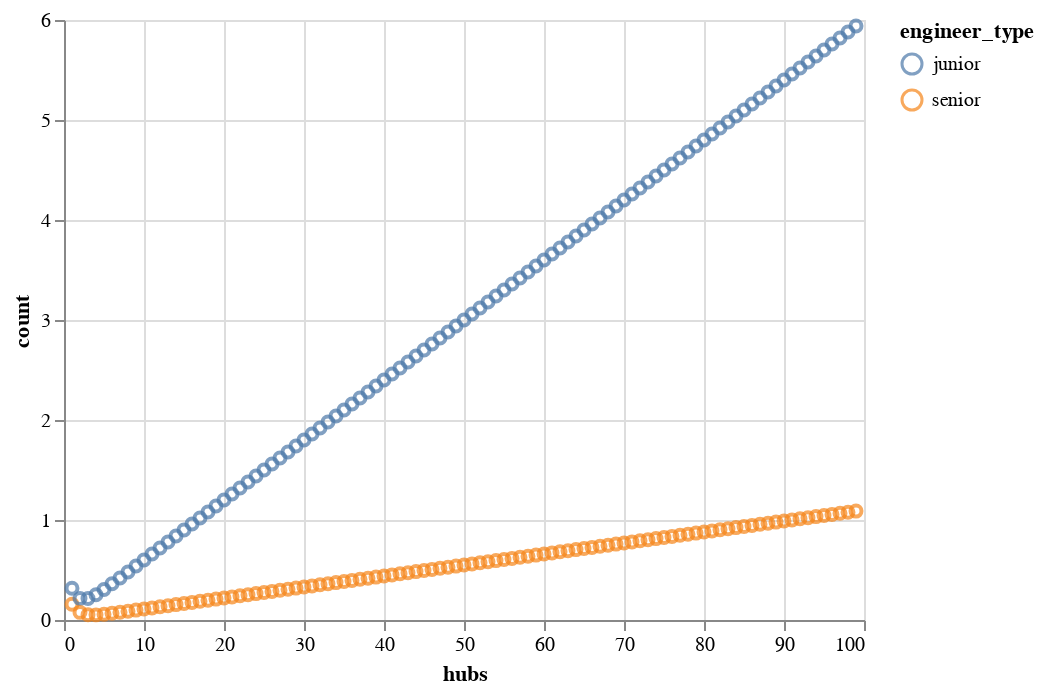

The notebook cell this image was saved under:
### Code cell
data = staffing_model(100)

alt.Chart(data[data['hub_type']=='low_touch']).mark_point().encode(x='hubs', y='count', color='engineer_type')

### Figure 1 — Vega-Lite specification as saved in the notebook (floating-point values rounded to 4 significant figures; data arrays with more than 128 entries replaced by an {"elided": "..."} marker saying what was removed)
{"config": {"view": {"continuousWidth": 400, "continuousHeight": 300}}, "data": {"name": "data-00b8e8047e9c2890020e663509fa5fdf"}, "mark": "point", "encoding": {"color": {"type": "nominal", "field": "engineer_type"}, "x": {"type": "quantitative", "field": "hubs"}, "y": {"type": "quantitative", "field": "count"}}, "$schema": "https://vega.github.io/schema/vega-lite/v4.8.1.json", "datasets": {"data-00b8e8047e9c2890020e663509fa5fdf": {"elided": "198 records"}}}
